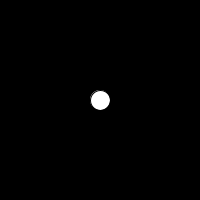
Frame 1 (no input)
Frame 60 (the mouse pressed at the canvas centre just before this capture): identical to frame 1, image omitted
Frame 120 (the mouse held since frame 60 and released just before this capture): identical to frame 1, image omitted

The Processing sketch that drew this single still picture (run headless with seeded random() and noise(); from frame 60 on, the mouse is pressed at the canvas centre):

// Processing sketch: funcionBoton
// ── funcionBoton.pde
int pantalla = 0;
boolean on;
void setup() {
  size(200, 200);
  rectMode(CENTER);
}
void draw() {
  background(0);
  println(pantalla);
  dibujarPantallas();
}
void dibujarPantallas() {
  if (pantalla == 0) {
    dibujarBoton("circ", width/2, height/2, 20, 1);
  } else if (pantalla == 1) {
    dibujarBoton("cuad", width/3, height/3, 20, 0);
  }
}
void mouseMoved() {
  on = true;
}

// ── funciones.pde
void dibujarBoton(String forma, float x, float y, float tam, int siguiente) {
  push();
  if (forma == "circ") {
    circle(x, y, tam);
    if (mousePressed && on) {
      if (dist(mouseX, mouseY, x, y) < tam / 2) {
        pantalla = siguiente;
        on = false;
      }
    }
  } else if (forma == "cuad") {
    square(x, y, tam);
    if (mousePressed && on) {
      if (mouseX > x && mouseY > y - tam/2 && mouseY < y + tam/2 && mouseX < x + tam/2) {
        pantalla = siguiente;
        on = false;
      }
    }
  }
  pop();
}
